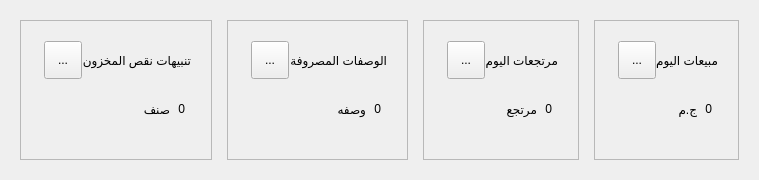
         <widget class="QWidget" name="widget_2" native="true">
          <property name="minimumSize">
           <size>
            <width>0</width>
            <height>180</height>
           </size>
          </property>
          <property name="maximumSize">
           <size>
            <width>16777215</width>
            <height>180</height>
           </size>
          </property>
          <layout class="QHBoxLayout" name="horizontalLayout_3">
           <property name="spacing">
            <number>15</number>
           </property>
           <property name="leftMargin">
            <number>20</number>
           </property>
           <property name="rightMargin">
            <number>20</number>
           </property>
           <item>
            <widget class="QFrame" name="homelow">
             <property name="minimumSize">
              <size>
               <width>0</width>
               <height>140</height>
              </size>
             </property>
             <property name="maximumSize">
              <size>
               <width>16777215</width>
               <height>140</height>
              </size>
             </property>
             <property name="frameShape">
              <enum>QFrame::Shape::StyledPanel</enum>
             </property>
             <property name="frameShadow">
              <enum>QFrame::Shadow::Raised</enum>
             </property>
             <layout class="QVBoxLayout" name="verticalLayout_24">
              <property name="spacing">
               <number>0</number>
              </property>
              <property name="leftMargin">
               <number>23</number>
              </property>
              <property name="topMargin">
               <number>15</number>
              </property>
              <property name="rightMargin">
               <number>20</number>
              </property>
              <property name="bottomMargin">
               <number>25</number>
              </property>
              <item>
               <widget class="QWidget" name="widget_23" native="true">
                <layout class="QHBoxLayout" name="horizontalLayout_24">
                 <property name="spacing">
                  <number>0</number>
                 </property>
                 <property name="leftMargin">
                  <number>0</number>
                 </property>
                 <property name="topMargin">
                  <number>0</number>
                 </property>
                 <property name="rightMargin">
                  <number>0</number>
                 </property>
                 <property name="bottomMargin">
                  <number>0</number>
                 </property>
                 <item>
                  <widget class="QToolButton" name="homelowicon">
                   <property name="minimumSize">
                    <size>
                     <width>38</width>
                     <height>38</height>
                    </size>
                   </property>
                   <property name="maximumSize">
                    <size>
                     <width>38</width>
                     <height>38</height>
                    </size>
                   </property>
                   <property name="text">
                    <string>...</string>
                   </property>
                   <property name="icon">
                    <iconset>
                     <normaloff>icons/exclamation-circle.svg</normaloff>icons/exclamation-circle.svg</iconset>
                   </property>
                   <property name="iconSize">
                    <size>
                     <width>18</width>
                     <height>18</height>
                    </size>
                   </property>
                  </widget>
                 </item>
                 <item>
                  <widget class="QLabel" name="homelbllow">
                   <property name="layoutDirection">
                    <enum>Qt::LayoutDirection::LeftToRight</enum>
                   </property>
                   <property name="text">
                    <string>تنبيهات نقص المخزون</string>
                   </property>
                   <property name="alignment">
                    <set>Qt::AlignmentFlag::AlignLeading|Qt::AlignmentFlag::AlignLeft|Qt::AlignmentFlag::AlignVCenter</set>
                   </property>
                  </widget>
                 </item>
                </layout>
               </widget>
              </item>
              <item>
               <widget class="QWidget" name="widget_24" native="true">
                <layout class="QHBoxLayout" name="horizontalLayout_25">
                 <property name="spacing">
                  <number>8</number>
                 </property>
                 <property name="leftMargin">
                  <number>0</number>
                 </property>
                 <property name="topMargin">
                  <number>0</number>
                 </property>
                 <property name="rightMargin">
                  <number>6</number>
                 </property>
                 <property name="bottomMargin">
                  <number>0</number>
                 </property>
                 <item>
                  <widget class="QLabel" name="homelowdetails">
                   <property name="text">
                    <string>صنف</string>
                   </property>
                  </widget>
                 </item>
                 <item>
                  <widget class="QLabel" name="homelowvalue">
                   <property name="sizePolicy">
                    <sizepolicy hsizetype="Fixed" vsizetype="Fixed">
                     <horstretch>0</horstretch>
                     <verstretch>0</verstretch>
                    </sizepolicy>
                   </property>
                   <property name="layoutDirection">
                    <enum>Qt::LayoutDirection::LeftToRight</enum>
                   </property>
                   <property name="text">
                    <string>0</string>
                   </property>
                   <property name="alignment">
                    <set>Qt::AlignmentFlag::AlignRight|Qt::AlignmentFlag::AlignTrailing|Qt::AlignmentFlag::AlignVCenter</set>
                   </property>
                  </widget>
                 </item>
                </layout>
               </widget>
              </item>
             </layout>
            </widget>
           </item>
           <item>
            <widget class="QFrame" name="homeprescriptions">
             <property name="minimumSize">
              <size>
               <width>0</width>
               <height>140</height>
              </size>
             </property>
             <property name="maximumSize">
              <size>
               <width>16777215</width>
               <height>140</height>
              </size>
             </property>
             <property name="frameShape">
              <enum>QFrame::Shape::StyledPanel</enum>
             </property>
             <property name="frameShadow">
              <enum>QFrame::Shadow::Raised</enum>
             </property>
             <layout class="QVBoxLayout" name="verticalLayout_21">
              <property name="spacing">
               <number>0</number>
              </property>
              <property name="leftMargin">
               <number>23</number>
              </property>
              <property name="topMargin">
               <number>15</number>
              </property>
              <property name="rightMargin">
               <number>20</number>
              </property>
              <property name="bottomMargin">
               <number>25</number>
              </property>
              <item>
               <widget class="QWidget" name="widget_19" native="true">
                <layout class="QHBoxLayout" name="horizontalLayout_20">
                 <property name="spacing">
                  <number>0</number>
                 </property>
                 <property name="leftMargin">
                  <number>0</number>
                 </property>
                 <property name="topMargin">
                  <number>0</number>
                 </property>
                 <property name="rightMargin">
                  <number>0</number>
                 </property>
                 <property name="bottomMargin">
                  <number>0</number>
                 </property>
                 <item>
                  <widget class="QToolButton" name="homeprescripticon">
                   <property name="minimumSize">
                    <size>
                     <width>38</width>
                     <height>38</height>
                    </size>
                   </property>
                   <property name="maximumSize">
                    <size>
                     <width>38</width>
                     <height>38</height>
                    </size>
                   </property>
                   <property name="text">
                    <string>...</string>
                   </property>
                   <property name="icon">
                    <iconset>
                     <normaloff>icons/file-text.svg</normaloff>icons/file-text.svg</iconset>
                   </property>
                   <property name="iconSize">
                    <size>
                     <width>18</width>
                     <height>18</height>
                    </size>
                   </property>
                  </widget>
                 </item>
                 <item>
                  <widget class="QLabel" name="homelblprescript">
                   <property name="layoutDirection">
                    <enum>Qt::LayoutDirection::LeftToRight</enum>
                   </property>
                   <property name="text">
                    <string>الوصفات المصروفة</string>
                   </property>
                   <property name="alignment">
                    <set>Qt::AlignmentFlag::AlignLeading|Qt::AlignmentFlag::AlignLeft|Qt::AlignmentFlag::AlignVCenter</set>
                   </property>
                  </widget>
                 </item>
                </layout>
               </widget>
              </item>
              <item>
               <widget class="QWidget" name="widget_20" native="true">
                <layout class="QHBoxLayout" name="horizontalLayout_21">
                 <property name="spacing">
                  <number>8</number>
                 </property>
                 <property name="leftMargin">
                  <number>0</number>
                 </property>
                 <property name="topMargin">
                  <number>0</number>
                 </property>
                 <property name="rightMargin">
                  <number>6</number>
                 </property>
                 <property name="bottomMargin">
                  <number>0</number>
                 </property>
                 <item>
                  <widget class="QLabel" name="homeprescriptdetails">
                   <property name="text">
                    <string>وصفه</string>
                   </property>
                  </widget>
                 </item>
                 <item>
                  <widget class="QLabel" name="homeprescriptvalue">
                   <property name="sizePolicy">
                    <sizepolicy hsizetype="Fixed" vsizetype="Fixed">
                     <horstretch>0</horstretch>
                     <verstretch>0</verstretch>
                    </sizepolicy>
                   </property>
                   <property name="layoutDirection">
                    <enum>Qt::LayoutDirection::LeftToRight</enum>
                   </property>
                   <property name="text">
                    <string>0</string>
                   </property>
                   <property name="alignment">
                    <set>Qt::AlignmentFlag::AlignRight|Qt::AlignmentFlag::AlignTrailing|Qt::AlignmentFlag::AlignVCenter</set>
                   </property>
                  </widget>
                 </item>
                </layout>
               </widget>
              </item>
             </layout>
            </widget>
           </item>
           <item>
            <widget class="QFrame" name="homereturns">
             <property name="minimumSize">
              <size>
               <width>0</width>
               <height>140</height>
              </size>
             </property>
             <property name="maximumSize">
              <size>
               <width>16777215</width>
               <height>140</height>
              </size>
             </property>
             <property name="frameShape">
              <enum>QFrame::Shape::StyledPanel</enum>
             </property>
             <property name="frameShadow">
              <enum>QFrame::Shadow::Raised</enum>
             </property>
             <layout class="QVBoxLayout" name="verticalLayout_22">
              <property name="spacing">
               <number>0</number>
              </property>
              <property name="leftMargin">
               <number>23</number>
              </property>
              <property name="topMargin">
               <number>15</number>
              </property>
              <property name="rightMargin">
               <number>20</number>
              </property>
              <property name="bottomMargin">
               <number>25</number>
              </property>
              <item>
               <widget class="QWidget" name="widget_21" native="true">
                <layout class="QHBoxLayout" name="horizontalLayout_22">
                 <property name="spacing">
                  <number>0</number>
                 </property>
                 <property name="leftMargin">
                  <number>0</number>
                 </property>
                 <property name="topMargin">
                  <number>0</number>
                 </property>
                 <property name="rightMargin">
                  <number>0</number>
                 </property>
                 <property name="bottomMargin">
                  <number>0</number>
                 </property>
                 <item>
                  <widget class="QToolButton" name="homereturnicon">
                   <property name="minimumSize">
                    <size>
                     <width>38</width>
                     <height>38</height>
                    </size>
                   </property>
                   <property name="maximumSize">
                    <size>
                     <width>38</width>
                     <height>38</height>
                    </size>
                   </property>
                   <property name="text">
                    <string>...</string>
                   </property>
                   <property name="icon">
                    <iconset>
                     <normaloff>icons/refresh.svg</normaloff>icons/refresh.svg</iconset>
                   </property>
                   <property name="iconSize">
                    <size>
                     <width>18</width>
                     <height>18</height>
                    </size>
                   </property>
                  </widget>
                 </item>
                 <item>
                  <widget class="QLabel" name="homelblreturn">
                   <property name="layoutDirection">
                    <enum>Qt::LayoutDirection::LeftToRight</enum>
                   </property>
                   <property name="text">
                    <string>مرتجعات اليوم</string>
                   </property>
                   <property name="alignment">
                    <set>Qt::AlignmentFlag::AlignLeading|Qt::AlignmentFlag::AlignLeft|Qt::AlignmentFlag::AlignVCenter</set>
                   </property>
                  </widget>
                 </item>
                </layout>
               </widget>
              </item>
              <item>
               <widget class="QWidget" name="widget_22" native="true">
                <layout class="QHBoxLayout" name="horizontalLayout_23">
                 <property name="spacing">
                  <number>8</number>
                 </property>
                 <property name="leftMargin">
                  <number>0</number>
                 </property>
                 <property name="topMargin">
                  <number>0</number>
                 </property>
                 <property name="rightMargin">
                  <number>6</number>
                 </property>
                 <property name="bottomMargin">
                  <number>0</number>
                 </property>
                 <item>
                  <widget class="QLabel" name="homereturndetails">
                   <property name="text">
                    <string>مرتجع</string>
                   </property>
                  </widget>
                 </item>
                 <item>
                  <widget class="QLabel" name="homereturnvalue">
                   <property name="sizePolicy">
                    <sizepolicy hsizetype="Fixed" vsizetype="Fixed">
                     <horstretch>0</horstretch>
                     <verstretch>0</verstretch>
                    </sizepolicy>
                   </property>
                   <property name="layoutDirection">
                    <enum>Qt::LayoutDirection::LeftToRight</enum>
                   </property>
                   <property name="text">
                    <string>0</string>
                   </property>
                   <property name="alignment">
                    <set>Qt::AlignmentFlag::AlignRight|Qt::AlignmentFlag::AlignTrailing|Qt::AlignmentFlag::AlignVCenter</set>
                   </property>
                  </widget>
                 </item>
                </layout>
               </widget>
              </item>
             </layout>
            </widget>
           </item>
           <item>
            <widget class="QFrame" name="homesales">
             <property name="minimumSize">
              <size>
               <width>0</width>
               <height>140</height>
              </size>
             </property>
             <property name="maximumSize">
              <size>
               <width>16777215</width>
               <height>140</height>
              </size>
             </property>
             <property name="frameShape">
              <enum>QFrame::Shape::StyledPanel</enum>
             </property>
             <property name="frameShadow">
              <enum>QFrame::Shadow::Raised</enum>
             </property>
             <layout class="QVBoxLayout" name="verticalLayout_6">
              <property name="spacing">
               <number>0</number>
              </property>
              <property name="leftMargin">
               <number>23</number>
              </property>
              <property name="topMargin">
               <number>15</number>
              </property>
              <property name="rightMargin">
               <number>20</number>
              </property>
              <property name="bottomMargin">
               <number>25</number>
              </property>
              <item>
               <widget class="QWidget" name="widget_16" native="true">
                <layout class="QHBoxLayout" name="horizontalLayout_5">
                 <property name="spacing">
                  <number>0</number>
                 </property>
                 <property name="leftMargin">
                  <number>0</number>
                 </property>
                 <property name="topMargin">
                  <number>0</number>
                 </property>
                 <property name="rightMargin">
                  <number>0</number>
                 </property>
                 <property name="bottomMargin">
                  <number>0</number>
                 </property>
                 <item>
                  <widget class="QToolButton" name="homesaleicon">
                   <property name="minimumSize">
                    <size>
                     <width>38</width>
                     <height>38</height>
                    </size>
                   </property>
                   <property name="maximumSize">
                    <size>
                     <width>38</width>
                     <height>38</height>
                    </size>
                   </property>
                   <property name="text">
                    <string>...</string>
                   </property>
                   <property name="icon">
                    <iconset>
                     <normaloff>icons/shopping-cart.svg</normaloff>icons/shopping-cart.svg</iconset>
                   </property>
                   <property name="iconSize">
                    <size>
                     <width>18</width>
                     <height>18</height>
                    </size>
                   </property>
                  </widget>
                 </item>
                 <item>
                  <widget class="QLabel" name="homelblsales">
                   <property name="layoutDirection">
                    <enum>Qt::LayoutDirection::LeftToRight</enum>
                   </property>
                   <property name="text">
                    <string>مبيعات اليوم</string>
                   </property>
                   <property name="alignment">
                    <set>Qt::AlignmentFlag::AlignLeading|Qt::AlignmentFlag::AlignLeft|Qt::AlignmentFlag::AlignVCenter</set>
                   </property>
                  </widget>
                 </item>
                </layout>
               </widget>
              </item>
              <item>
               <widget class="QWidget" name="widget_18" native="true">
                <layout class="QHBoxLayout" name="horizontalLayout_19">
                 <property name="spacing">
                  <number>8</number>
                 </property>
                 <property name="leftMargin">
                  <number>0</number>
                 </property>
                 <property name="topMargin">
                  <number>0</number>
                 </property>
                 <property name="rightMargin">
                  <number>6</number>
                 </property>
                 <property name="bottomMargin">
                  <number>0</number>
                 </property>
                 <item>
                  <widget class="QLabel" name="homesaledetails">
                   <property name="text">
                    <string>ج.م</string>
                   </property>
                  </widget>
                 </item>
                 <item>
                  <widget class="QLabel" name="homesalevalue">
                   <property name="sizePolicy">
                    <sizepolicy hsizetype="Fixed" vsizetype="Fixed">
                     <horstretch>0</horstretch>
                     <verstretch>0</verstretch>
                    </sizepolicy>
                   </property>
                   <property name="layoutDirection">
                    <enum>Qt::LayoutDirection::LeftToRight</enum>
                   </property>
                   <property name="text">
                    <string>0</string>
                   </property>
                   <property name="alignment">
                    <set>Qt::AlignmentFlag::AlignRight|Qt::AlignmentFlag::AlignTrailing|Qt::AlignmentFlag::AlignVCenter</set>
                   </property>
                  </widget>
                 </item>
                </layout>
               </widget>
              </item>
             </layout>
            </widget>
           </item>
          </layout>
         </widget>
